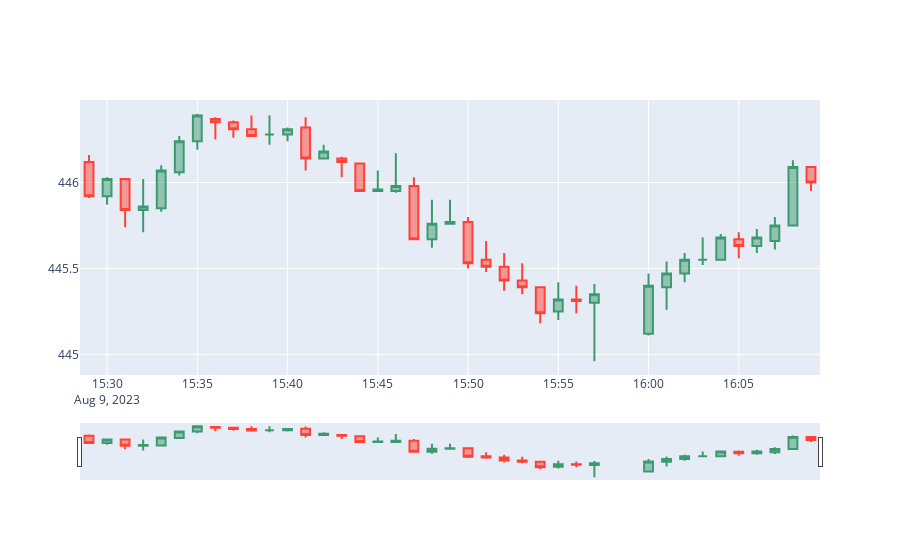

This figure's notebook cell:
### Code cell
start_datetime = '2023-08-09T04:00:00Z'
end_datetime = '2023-08-09T15:00Z'

end_datetime = (dt.now() - timedelta(minutes=1)).strftime("%Y-%m-%dT%H:%M:00Z")
start_datetime = (dt.now() - timedelta(minutes=60)).strftime("%Y-%m-%dT%H:%M:00Z")
print(start_datetime, end_datetime)
df = getDf('SPY', start_datetime, end_datetime)

fig = go.Figure(data=[go.Candlestick(x=df['datetime'],
                open=df['open'],
                high=df['high'],
                low=df['low'],
                close=df['close'])])

fig.show()
